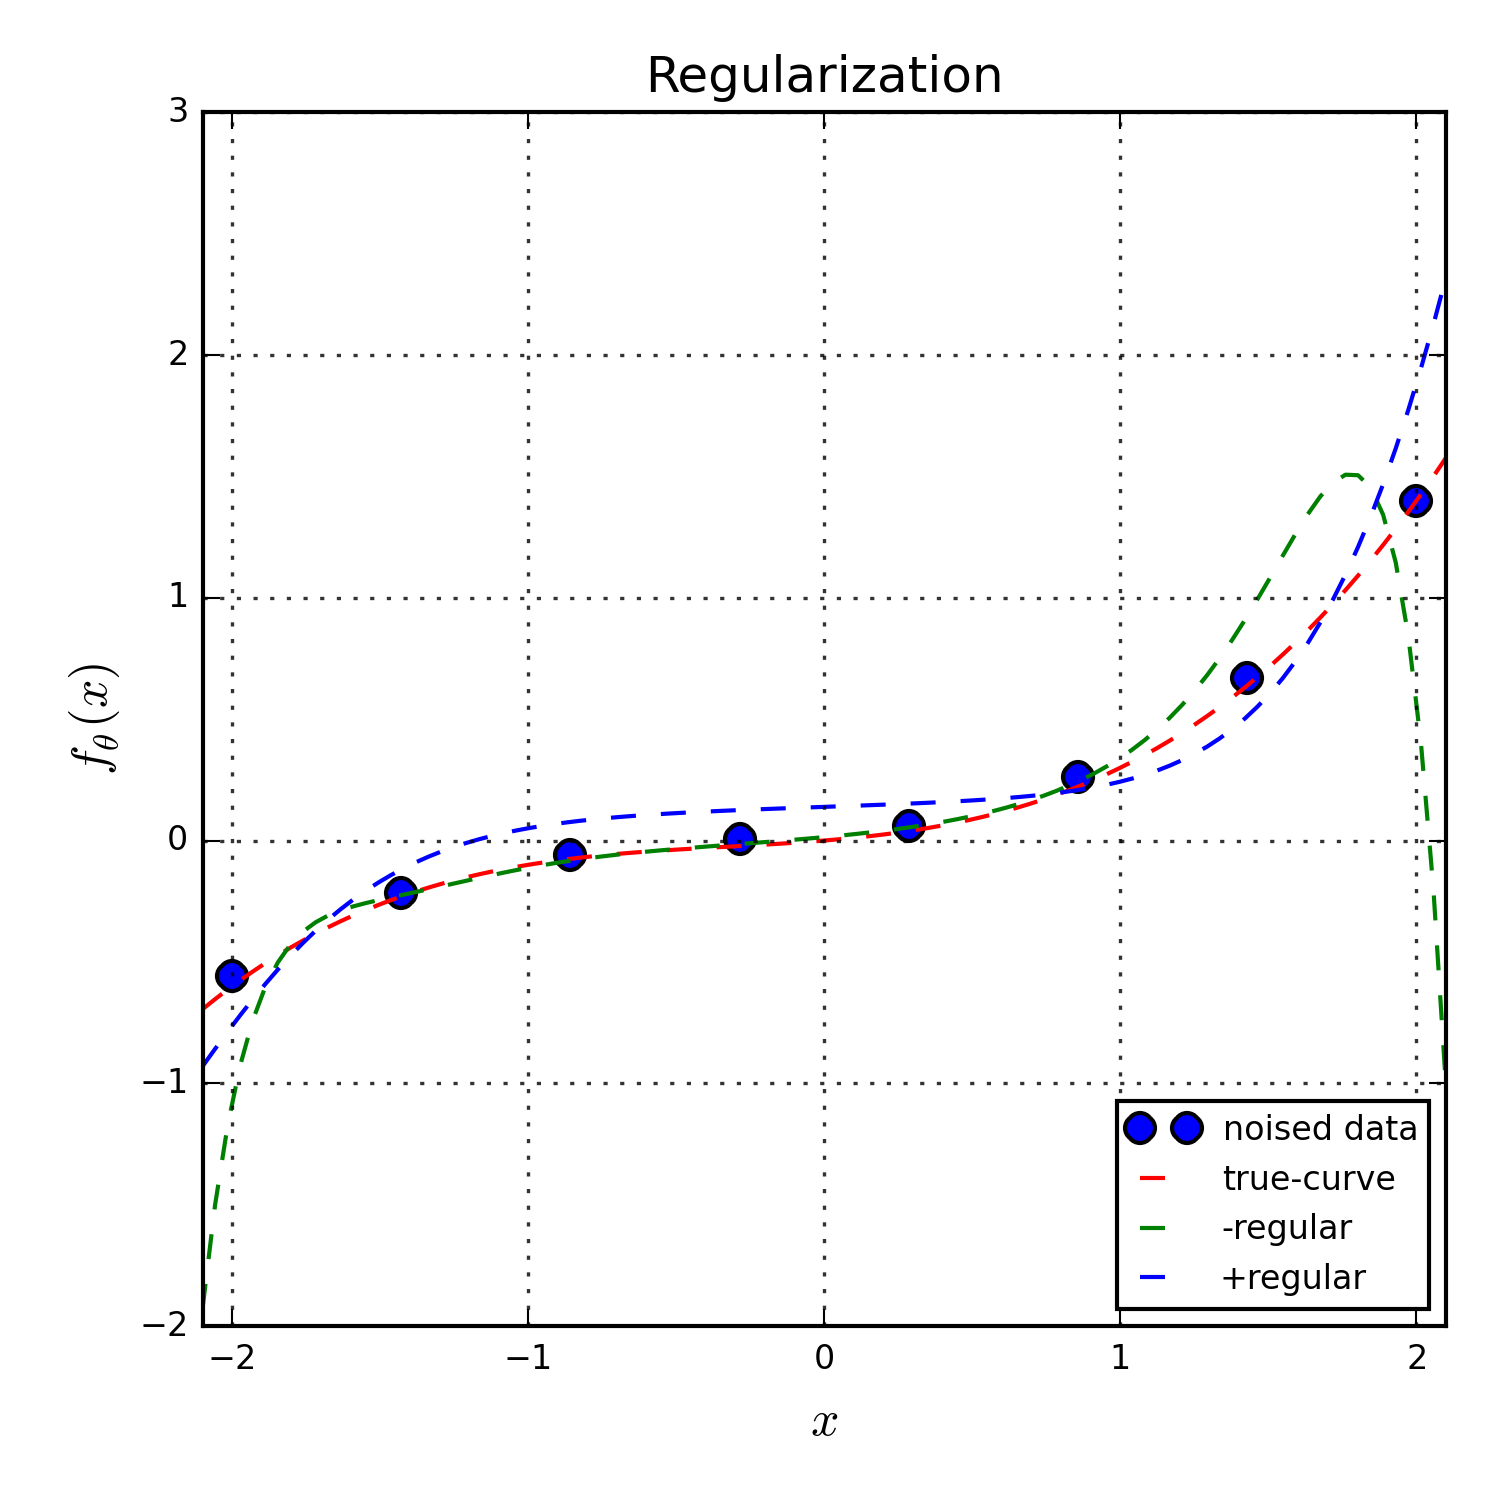

The Python source for this figure:
"""
Exercise: Regularization

@auth: Yu-Hsiang Fu
@date: 2018/09/20
"""
# --------------------------------------------------------------------------------
# 1.Import packages
# --------------------------------------------------------------------------------
import copy
import matplotlib.pyplot as plt
import numpy as np
import pickle
import sys


# --------------------------------------------------------------------------------
# 2.Const variables
# --------------------------------------------------------------------------------
# program variable
# ROUND_DIGITS = 8

# plot variable
PLOT_X_SIZE = 5
PLOT_Y_SIZE = 5
PLOT_DPI = 300
PLOT_FORMAT = "png"


# --------------------------------------------------------------------------------
# 3.Define function
# --------------------------------------------------------------------------------
def p_deepcopy(data, dumps=pickle.dumps, loads=pickle.loads):
    return loads(dumps(data, -1))


def normalize_data(d):
    mean = np.mean(d)
    sigma = np.std(d)

    return  (d - mean) / sigma


def matricization(x):
    X = np.vstack([
        np.ones(x.shape[0]),
        x,
        np.power(x, 2),
        np.power(x, 3),
        np.power(x, 4),
        np.power(x, 5),
        np.power(x, 6),
        np.power(x, 7),
        np.power(x, 8),
        np.power(x, 9),
        np.power(x, 10)
        ])

    return X.T


def f_w(x, w):
    return np.dot(x, w)


def g(x):
    return 0.1 * (x + np.power(x, 2) + np.power(x, 3))


def error(x, y):
    return 0.5 + np.sum((y - x) ** 2)


def regression(x, y, w, rate_learning, is_regular=True):
    counter_iter = 1
    error_diff = sys.maxsize
    error_prev = sys.maxsize
    error_stop = 0.00001
    max_iteration = 50000
    LAMBDA = 10

    # DO REGRESSION
    while error_diff > error_stop:
        if is_regular:
            # L1-Norm
            regular = np.hstack([0, w[1:]])
            w = w - rate_learning * (np.dot(f_w(x, w) - y, x) + (LAMBDA * regular))
        else:
            w = w - rate_learning * np.dot(f_w(x, w) - y, x)

        # update error_diff
        error_current = error(f_w(x, w), y)
        error_diff = error_prev - error_current
        error_prev = copy.copy(error_current)

        # stop by max_iteration
        if counter_iter < max_iteration:
            pass
        else:
            break

        print(counter_iter, w, error_current, error_diff, "+r" if is_regular else "-r")
        counter_iter += 1

    print()

    return w


def draw_plot(x, y, w1, w2):
    # scatter-plot
    fig, ax = plt.subplots(figsize=(PLOT_X_SIZE, PLOT_Y_SIZE), facecolor='w')

    # draw plot
    z = np.array(np.linspace(-2.1, 2.1, 100))
    z_m = matricization(normalize_data(z))
    plt.plot(x, y, "o", color="b", ms=7, mew=1)
    plt.plot(z, g(z), color="r", ls="--")
    plt.plot(z, f_w(z_m, w1), color="g", ls="--")
    plt.plot(z, f_w(z_m, w2), color="b", ls="--")

    # plot setting
    ax.grid(color="k", linestyle="dotted", linewidth=0.8, alpha=0.8)
    ax.set_xlabel(r"$x$", fontdict={"fontsize": 12})
    ax.set_ylabel(r"$f_\theta(x)$", fontdict={"fontsize": 12})
    ax.set_xlim(-2.1, 2.1)
    ax.set_ylim(-2.0, 3.0)
    ax.set_title("Regularization", fontdict={"fontsize": 12})
    ax.tick_params(axis="both", direction="in", which="major", labelsize=8)

    # legend-text
    legend_text = ["noised data", "true-curve", "-regular", "+regular"]
    ax.legend(legend_text, loc=4, fontsize="small", prop={"size": 8}, ncol=1, framealpha=1)

    # save image
    plt.tight_layout()
    plt.savefig("regularization.png", dpi=PLOT_DPI, format=PLOT_FORMAT)
    plt.close()


# --------------------------------------------------------------------------------
# 4.Main function
# --------------------------------------------------------------------------------
def main_function():
    # input, output
    x = np.array(np.linspace(-2, 2, 8))
    y = g(x) + (np.random.rand(len(x)) * 0.05)  # g(x) + noise
    X = matricization(normalize_data(x))

    # --------------------------------------------------
    # logistic regression with regularization
    rate_learning = 0.0001
    w1 = np.random.rand(X.shape[1])
    w2 = np.random.rand(X.shape[1])
    w1 = regression(X, y, w1, rate_learning, is_regular=False)
    w2 = regression(X, y, w2, rate_learning, is_regular=True)

    # --------------------------------------------------
    # draw scatter-line plot and contour-plot
    draw_plot(x, y, w1, w2)


if __name__ == '__main__':
    main_function()
